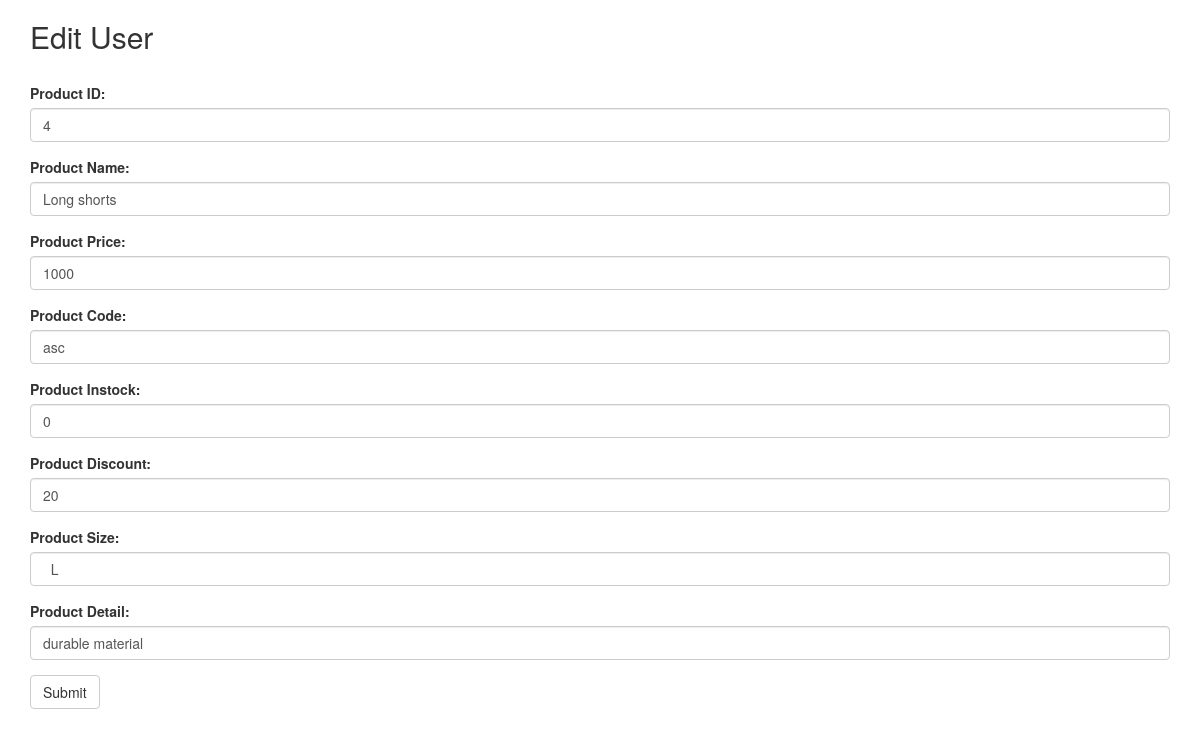
The app's page /editp.php?id=4 with its own data.
### tables this page shows
CREATE TABLE `tblproducts` (
  `productId` int(11) NOT NULL,
  `productName` varchar(255) NOT NULL,
  `productPrice` float NOT NULL,
  `productCode` varchar(255) NOT NULL,
  `productInstock` tinyint(1) NOT NULL,
  `productDiscount` float NOT NULL,
  `productSizes` varchar(255) NOT NULL,
  `productDetails` text NOT NULL,
  `image` varchar(255) NOT NULL
);

### editp.php (the view, shortened to what this page needs)
<?php
$user_id=$_GET['id'];
include('connection.php');
$user_data= mysqli_fetch_array(mysqli_query($con, "SELECT * FROM tblproducts where productId=".$user_id.""));
?>
<!DOCTYPE html>
<html lang="en">
<head>
	<link rel="stylesheet" href="https://maxcdn.bootstrapcdn.com/bootstrap/3.4.0/css/bootstrap.min.css">
</head>
<body>
	<div class="container">
		<h2>Edit User</h2><br>
		<form action=""  method="POST"   >
			<div class="form-group">
				<label >Product ID:</label>
				<input type="text" class="form-control"  placeholder="Enter id" name="pid"
				value="<?php echo $_GET['id'] ?>">
			</div>
			<div class="form-group">
				<label >Product Name:</label>
				<input type="text" class="form-control"  placeholder="Enter  Name for product" name="title"
				value="<?php echo $user_data['productName']?>">
			</div>
			<div class="form-group">
				<label >Product Price:</label>
				<input type="text" class="form-control"  placeholder="Enter price for product" name="pprice"
				value="<?php echo  $user_data['productPrice'] ?>">
			</div>
			<div class="form-group">
				<label >Product Code:</label>
			 <input type="text" class="form-control"    placeholder="Product code" name="pcode"
			 value="<?php echo  $user_data['productCode'] ?>" >
			</div>
			<div class="form-group">
				<label >Product Instock:</label>
			 <input type="text"class="form-control"    placeholder="Product available Y/N" name="pinstock"
			 value="<?php echo  $user_data['productInstock'] ?>" >
			</div>
			<div class="form-group">
				<label >Product Discount:</label>
			 <input type="text" class="form-control"   placeholder="Product discount"  name="pdis"
			 value="<?php echo  $user_data['productDiscount'] ?>">
			</div>
			<div class="form-group">
				<label >Product Size:</label>
			 <input type="text" class="form-control"   placeholder="Enter size"      name="psize"
			 value="<?php echo  $user_data['productSizes'] ?>" >
			</div>
			<div class="form-group">
				<label >Product Detail:</label>
			 <input type="text"   class="form-control" placeholder="Enter remaining details" name="pdetail"
			 value="<?php echo  $user_data['productDetails'] ?>" >
			</div>
			<button type="submit" name="submit" class="btn btn-default">Submit</button>
		</form>
	</div>
</body>
</html>

### records on screen
tblproducts: title "Long shorts", pprice "1000", pcode "asc", pinstock "0", pdis "20", psize "L", pdetail "durable material"
